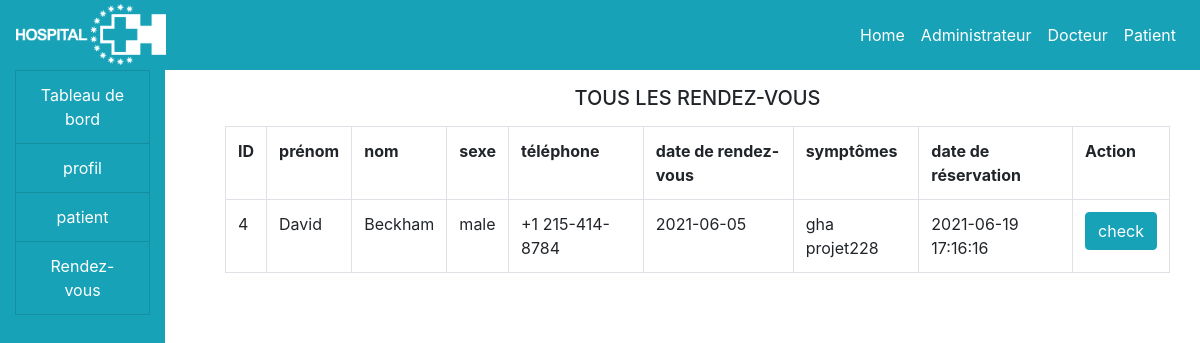
Screenshot of /hospital/doctor/appointment.php with the database file from the repository.
### tables this page shows
CREATE TABLE `appointments` (
  `id` int(11) NOT NULL,
  `firstname` varchar(100) NOT NULL,
  `lastname` varchar(100) NOT NULL,
  `gender` varchar(100) NOT NULL,
  `phone` varchar(100) NOT NULL,
  `appointment_date` varchar(100) NOT NULL,
  `symptoms` varchar(100) NOT NULL,
  `status` varchar(100) NOT NULL,
  `date_booked` varchar(100) NOT NULL
);

### hospital/doctor/appointment.php (the view, shortened to what this page needs)
<!DOCTYPE html>
<html>
<head>
</head>
<body>
	<?php
		include("../include/header.php");
		include("../include/connection.php");
	 ?>
	 <div class="container-fluid">
	 	<div class="col-md-12">
	 		<div class="row">
	 			<div class="col-md-2">
					<?php include("side_nav.php"); ?>
	 			</div>
	 			<div class="col-md-10">
	 				<h5 class="text-center my-3">TOUS LES RENDEZ-VOUS</h5>
					<?php
						$result = $dbh->query("SELECT * FROM appointments WHERE status ='pendding'");
						$output ="";
						$output .="
							<table class ='table table-bordered'>
							<tr>
								<th>ID</th>
								<th>prénom</th>
								<th>nom</th>
								<th>sexe</th>
								<th>téléphone</th>
								<th>date de rendez-vous</th>
								<th>symptômes</th>
								<th>date de réservation</th>
								<th>Action</th>
							</tr>
							";
							while ($row = $result->fetch()) {
								$output.="
									<tr>
										<td>".$row['id']."</td>
										<td>".$row['firstname']."</td>
										<td>".$row['lastname']."</td>
										<td>".$row['gender']."</td>
										<td>".$row['phone']."</td>
										<td>".$row['appointment_date']."</td>
										<td>".$row['symptoms']."</td>
										<td>".$row['date_booked']."</td>
										<td>
											<a href='discharge.php?id=".$row['id']."'>
											<button class='btn btn-info'>check</button>
											</a>
										</td>
								";
							}
							$output .="
								</tr>
								</table>
							";
							echo $output;
					 ?>
	 			</div>
	 		</div>
	 	</div>
	 </div>
</body>
</html>

### rows the page displays
appointments: id "4", firstname "David", lastname "Beckham", gender "male", phone "+1 215-414-8784", appointment_date "2021-06-05", symptoms "gha projet228", date_booked "2021-06-19 17:16:16"
